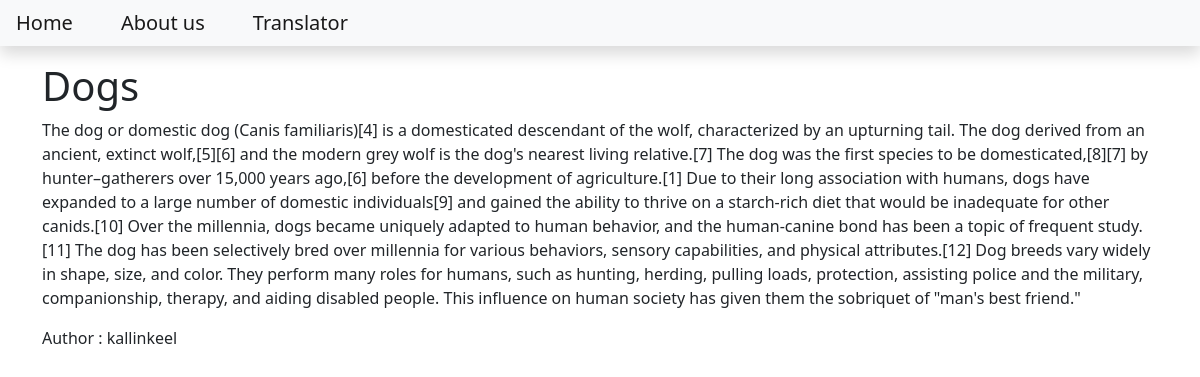
The page /dogs on the database its author committed.
### blog/models.py (models this page shows, shortened)
class Post(models.Model):
    title = models.CharField(max_length=200)
    content = models.TextField()
    date_created = models.DateField(auto_now_add=True)
    slug = models.SlugField(max_length=200, unique=True)
    author = models.ForeignKey(to=User, on_delete=models.CASCADE)
    status = models.IntegerField(choices=STATUS, default=0)

### blog/views.py (the view)
# urls.py: path("<slug:slug>", views.BlogView.as_view(), name="blog_view"),
class BlogView(generic.DetailView):
    model = Post
    template_name = "blog.html"

### templates/blog.html
{% extends 'base.html' %}
{% block content %}
        <div class="container">
        <h1>{{object.title}}</h1>
        <p>{{object.content}}</p>
        <p>Author : {{object.author}}</p>
        </div>
{% endblock content %}

### rows shown on the page
Post: title "Dogs", content "The dog or domestic dog (Canis familiaris)[4] is a domesticated descendant of the wolf, characterized by an upturning tail. The dog derived from an ancient, extinct wolf,[5][6] and the modern grey wolf is the dog's nearest living relative.[7] The dog was the first species to be domesticated,[8][7] by hunter–gatherers over 15,000 years ago,[6] before the development of agriculture.[1] Due to their long association with humans, dogs have expanded to a large number of domestic individuals[9] and gained the ability to thrive on a starch-rich diet that would be inadequate for other canids.[10] Over the millennia, dogs became uniquely adapted to human behavior, and the human-canine bond has been…", author "kallinkeel"
